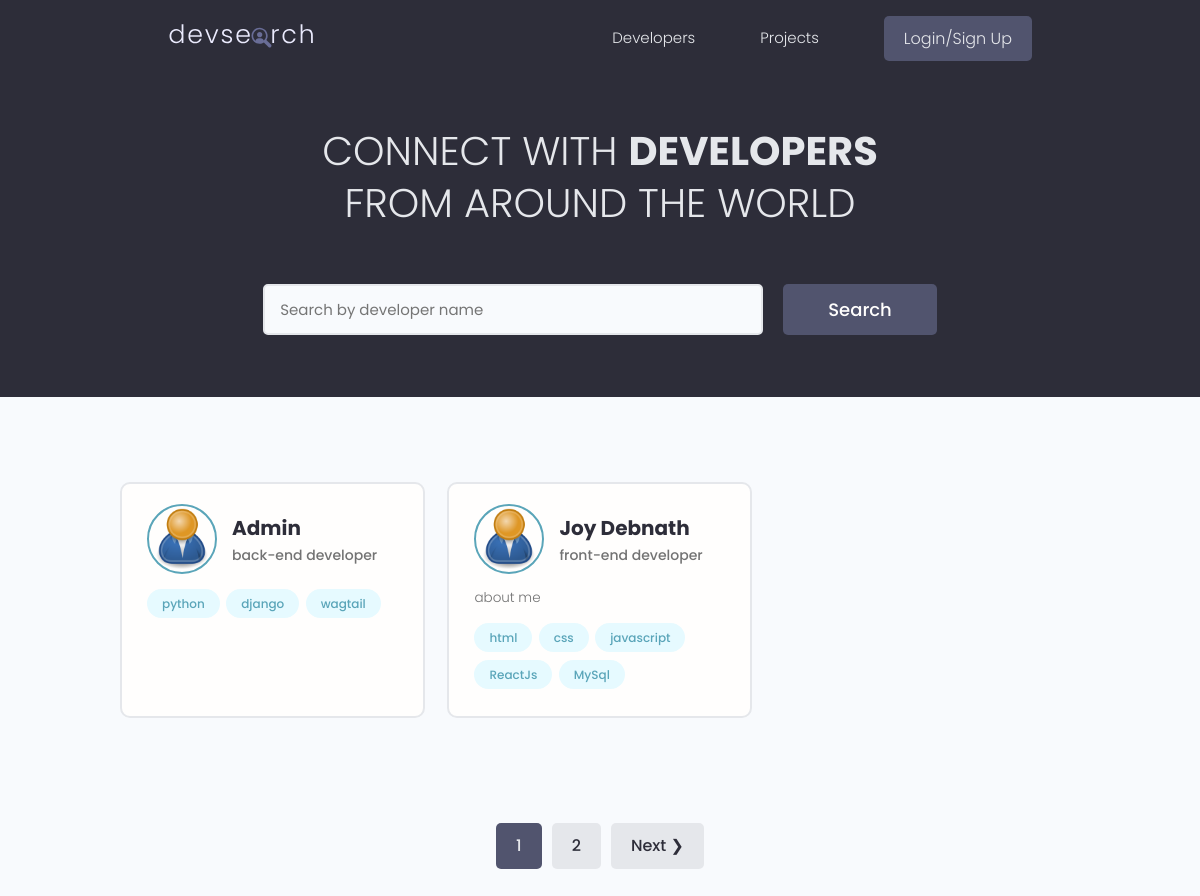
The page / on the database its author committed.
### users/models.py (models this page shows, shortened)
class Profile(models.Model):
    id = models.UUIDField(default=uuid.uuid4, unique=True,
                          primary_key=True, editable=False)
    user = models.OneToOneField(User, on_delete=models.CASCADE, null=True, blank=True)
    name = models.CharField(max_length=200, blank=True, null=True)
    email = models.EmailField(max_length=500, blank=True, null=True)
    username = models.CharField(max_length=200, blank=True, null=True)
    location = models.CharField(max_length=200, blank=True, null=True)
    short_intro = models.CharField(max_length=200, null=True, blank=True)
    bio = models.TextField(blank=True, null=True)
    profile_image = models.ImageField(null=True, blank=True, upload_to='profiles/', default='profiles/user-default.png')
    social_github = models.CharField(max_length=200, blank=True, null=True)
    social_twitter = models.CharField(max_length=200, blank=True, null=True)
    social_linkedin = models.CharField(max_length=200, blank=True, null=True)
    social_youtube = models.CharField(max_length=200, blank=True, null=True)
    social_website = models.CharField(max_length=200, blank=True, null=True)
    created = models.DateTimeField(auto_now_add=True)
    class Meta:
        ordering = ['created']

class skill(models.Model):
    id = models.UUIDField(default=uuid.uuid4, unique=True,
                          primary_key=True, editable=False)
    owner = models.ForeignKey(
        Profile, on_delete=models.CASCADE, null=True, blank=True)
    name = models.CharField(max_length=200, blank=True, null=True)
    description = models.TextField(null=True, blank=True)
    created = models.DateTimeField(auto_now_add=True)
    def __str__(self):
        return str(self.name)

### users/views.py (the view)
# urls.py: path('', views.profiles, name='profiles'),
def profiles(request):
    profiles, search_query = searchProfiles(request)
    custom_range, profiles = paginateProfiles(request, profiles, 2)
    context = {'profiles':profiles, 'search_query':search_query, 'custom_range':custom_range}
    return render(request, 'users/profiles.html', context)

### users/utils.py (called while the page is built)
def paginateProfiles(request, profiles, results):
    page = request.GET.get('page')
    paginator = Paginator(profiles, results)
    try:
        profiles = paginator.page(page)
    except PageNotAnInteger:
        page = 1
        profiles = paginator.page(page)
    except EmptyPage:
        page = paginator.num_pages
        profiles = paginator.page(page)
    leftIndex = (int(page) - 1)
    if leftIndex < 1:
        leftIndex = 1
    rightIndex = (int(page) + 2)
    if rightIndex > paginator.num_pages:
        rightIndex = paginator.num_pages + 1
    custom_range = range(leftIndex, rightIndex)
    return custom_range, profiles

def searchProfiles(request):
    search_query = ''
    if request.GET.get('search_query'):
        search_query = request.GET.get('search_query')
    skills = skill.objects.filter(name__icontains=search_query)
    profiles = Profile.objects.distinct().filter(
        Q(name__icontains=search_query) |
        Q(short_intro__icontains=search_query) |
        Q(skill__in=skills)
        )
    return profiles, search_query

### users/templates/users/profiles.html (shortened to what this page needs)
{% extends 'base.html' %}
{% block content %}
<main class="home">
    <section class="hero-section text-center">
      <div class="container container--narrow">
        <div class="hero-section__box">
          <h2>CONNECT WITH <span>DEVELOPERS</span></h2>
          <h2>FROM AROUND THE WORLD</h2>
        </div>
        <div class="hero-section__search">
          <form id="searchForm" class="form" action="{% url 'profiles' %}" method="get">
            <div class="form__field">
              <input class="input input--text" id="formInput#search" type="text" name="search_query"
                value="{{ search_query }}" placeholder="Search by developer name" />
            </div>
            <input class="btn btn--sub btn--lg" type="submit" value="Search" />
          </form>
        </div>
      </div>
    </section>
    <section class="devlist">
      <div class="container">
        <div class="grid grid--three">
        {% for profile in profiles %}
          <div class="column card">
            <div class="dev">
              <a href="{% url 'user-profile' profile.id %}" class="card__body">
                <div class="dev__profile">
                  <img class="avatar avatar--md" src="{{ profile.profile_image.url }}" alt="image" />
                  <div class="dev__meta">
                    <h3>{{ profile.name|title }}</h3>
                    <h5>{{ profile.short_intro|slice:"60" }}</h5>
                  </div>
                </div>
                <p class="dev__info">
                  {{ profile.bio|slice:"150" }}
                </p>
                <div class="dev__skills">
                {% for skill in profile.skill_set.all|slice:"5" %}
                  <span class="tag tag--pill tag--main">
                    <small>{{ skill }}</small>
                  </span>
                {% endfor %}
                </div>
              </a>
            </div>
          </div>
          {% endfor %}
        </div>
      </div>
    </section>
    {% include 'pagination.html' with queryset=profiles custom_range=custom_range %}
  </main>
{% endblock %}

### templates/base.html (shortened to what this page needs)
<!DOCTYPE html>
{% load static %}
<html>
<head>
    <link rel="stylesheet" href="https://cdn.iconmonstr.com/1.3.0/css/iconmonstr-iconic-font.min.css" />
    <link rel="stylesheet" href="{% static 'uikit/styles/uikit.css' %}" />
    <link rel="stylesheet" href="{% static 'css/app.css' %}" />
</head>
<body>
    {% include 'navbar.html' %}
    {% block content %}
    {% endblock content %}
</body>
</html>

### templates/navbar.html (shortened to what this page needs)
{% load static %}
<header class="header">
    <div class="container container--narrow">
        <a href="{% url 'profiles' %}" class="header__logo">
            <img src="{% static 'images/logo.svg' %} " alt="DevSearch Logo" />
        </a>
        <nav class="header__nav">
            <ul class="header__menu">
                <li class="header__menuItem"><a href="{% url 'profiles' %}">Developers</a></li>
                <li class="header__menuItem"><a href="{% url 'projects' %}">Projects</a></li>
                {% if request.user.is_authenticated %}
                <li class="header__menuItem"><a href="{% url 'inbox' %}">Inbox</a></li>
                <li class="header__menuItem"><a href="{% url 'account' %}">Account</a></li>
                <li class="header__menuItem"><a href="{% url 'logout' %}" class="btn btn--sub">Logout</a></li>
                {% else %}
                <li class="header__menuItem"><a href="{% url 'login' %}" class="btn btn--sub">Login/Sign Up</a></li>
                {% endif %}
            </ul>
        </nav>
    </div>
</header>

### templates/pagination.html (shortened to what this page needs)
{% if queryset.has_other_pages %}
    <div class="pagination">
      <ul class="container">
        {% for page in custom_range %}
        {% if page == queryset.number %}
        <li><a href="?page={{ page }}" class="btn page-link btn--sub" data-page="{{ page }}">{{ page }}</a></li>
        {% else %}
        <li><a href="?page={{ page }}" class="btn page-link" data-page="{{ page }}">{{ page }}</a></li>
        {% endif %}
        {% endfor %}
        {% if queryset.has_next %}
        <li><a href="?page={{ queryset.next_page_number }}" class="btn page-link" data-page="{{ queryset.next_page_number }}">Next  &#10095;</a></li>
        {% endif %}
      </ul>
    </div>
{% endif %}

### static/css/app.css (style rules this page uses)
:root { --color-sub: #2d2d39; }
.btn--sub { background-color: var(--color-sub-light); }
.card { border: 2px solid var(--color-light); }
img { width: 100%; }
.header { position: sticky; z-index: 111; background-color: var(--color-sub); padding: 1.5rem 0; }
.header > .container { display: flex; justify-content: space-between; align-items: center; }
.header__logo > img { height: 3.8rem; }
.header__nav > ul { display: inline-flex; align-items: center; list-style: none; gap: 6.5rem; }
.header__menuItem > a { color: var(--color-light); font-weight: 300; }
.hero-section { height: 40vh; display: flex; align-items: center; background-color: var(--color-sub); }
.hero-section__box { margin-bottom: 4rem; }
.hero-section__box > h2, .hero-section__box > h2 > span { font-size: 4rem; color: var(--color-light); line-height: 1.3; text-transform: uppercase; }
.hero-section__box > h2 { font-weight: 300; }
.hero-section__box > h2 > span { font-weight: 700; }
.hero-section__search > .form { display: flex; align-items: center; justify-content: center; gap: 2rem; }
.hero-section__search > .form input.input--text { width: 50rem; }
.devlist { margin-top: 8rem; }
.devlist .grid { align-items: stretch; }
.devlist .dev .dev__profile { display: flex; align-items: center; gap: 1.5rem; }
.devlist .dev .dev__meta h3 { color: var(--color-sub); font-size: 2rem; font-weight: 700; }
.devlist .dev .dev__meta h5 { color: var(--color-text); font-size: 1.4rem; font-weight: 500; }
.devlist .dev .dev__info { margin: 1.5rem 0; font-size: 1.35rem; line-height: 1.4; text-align: justify; }
.pagination { margin-top: 8rem; margin-bottom: 10rem; }
.pagination > ul { flex-wrap: wrap; list-style: none; display: flex; align-items: center; justify-content: center; gap: 1rem; }
.pagination .btn { color: var(--color-sub); }
.pagination .btn.btn--sub { color: var(--color-light); }

### static/uikit/styles/modules/_variables.css (style rules this page uses)
:root { --color-main: #5aa5b9; --color-main-light: #e6faff; --color-sub: #3f4156; --color-sub-light: #51546e; --color-sub-lighter: #ededfd; --color-text: #737373; --color-gray: #8b8b8b; --color-light: #e5e7eb; --color-light-gray: #767676; --color-bg: #f8fafd; --color-white: #fffefd; --color-white-light: #f3f3f3; --color-success: #359e64; --color-success-bg: #def8e8; --color-error: #fc4b0b; --color-error-bg: #fff2ee; --font-base: 'Poppins', arial, helvetica, 'Segoe UI', roboto, ubuntu, sans-serif; --font-monospace: 'Fira Code', 'Courier New', courier, monospace; --font-regular: 300; --font-medium: 500; --font-bold: 700; --generic-shadow: 1px 1px 5px #00000010; --generic-transition: all 0.3s ease-in-out; }

### static/uikit/styles/modules/_base.css (style rules this page uses)
* { margin: 0; padding: 0; box-sizing: border-box; text-rendering: optimizeLegibility; color: inherit; font-size: inherit; }
html { font-size: 50%; }
@media only screen and (min-width: 480px) { html { font-size: 56.25%; } }
@media only screen and (min-width: 1200px) { html { font-size: 62.5%; } }
body { line-height: 1.6; font-weight: 400; font-size: 1.5rem; color: var(--color-text); background-color: var(--color-bg); min-height: 100vh; }

### static/uikit/styles/modules/_typography.css (style rules this page uses)
* { font-family: var(--font-base); }
h2 { font-size: 3.6rem; font-weight: var(--font-bold); }
h3 { font-size: 3.2rem; font-weight: var(--font-medium); }
h5 { font-size: 2.4rem; font-weight: var(--font-medium); }
h5, h6 { font-weight: var(--font-regular); }
p, span, strong { font-size: 1.6rem; color: var(--color-text); font-weight: var(--font-regular); }
a { padding-bottom: 2px; text-decoration: none; display: inline-block; color: var(--color-main); font-weight: var(--font-medium); }

### static/uikit/styles/modules/_utilities.css (style rules this page uses)
.container { width: 92%; max-width: 165rem; margin: 0 auto; box-sizing: border-box; }
.container--narrow { width: 92%; max-width: 120rem; }
@media screen and (min-width: 1000px) { .container { width: 90%; } }
@media screen and (min-width: 1000px) { .container--narrow { width: 85%; } }
@media screen and (min-width: 1200px) { .container { width: 80%; } }
@media screen and (min-width: 1200px) { .container--narrow { width: 72%; } }
.text-center { text-align: center; }

### static/uikit/styles/modules/_avatar.css (style rules this page uses)
.avatar { border-radius: 50%; border: 2px solid var(--color-main); object-fit: cover; }
.avatar--md { height: 7rem; width: 7rem; }

### static/uikit/styles/modules/_card.css (style rules this page uses)
.card { border-radius: 1rem; background-color: var(--color-white); border: 1.5px solid var(--color-light); width: auto; height: auto; margin-top: 0.5rem; margin-bottom: 0.5rem; overflow: hidden; }
.card__body, .card__header { padding: 2rem 2.5rem; }

### rows shown on the page
Profile: profile_image (placeholder picture), name "Admin", short_intro "back-end developer"
skill: name "python"
skill: name "django"
skill: name "wagtail"
Profile: profile_image (placeholder picture), name "Joy Debnath", short_intro "front-end developer", bio "about me"
skill: name "html"
skill: name "css"
skill: name "javascript"
skill: name "ReactJs"
skill: name "MySql"

### other values the page prints
{{ page }} "1"
{{ page }} "2"
